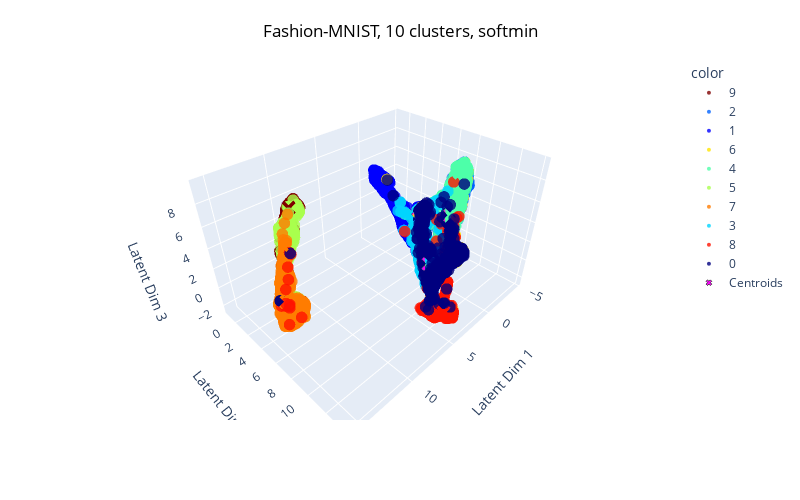

Write notebook code for a chart like this one.
### Code cell
centroids = centroids_softmin.cpu().detach().numpy()

umap = UMAP(n_components=3)
encoded = umap.fit_transform(encoded)
centroids = umap.transform(centroids)

labels_dict = {i: str(i) for i in range(10)}
cmap = plt.get_cmap('jet', 10)
color_map = {str(i): f'rgb({int(r*255)}, {int(g*255)}, {int(b*255)})' 
             for i, (r, g, b, _) in enumerate(cmap(np.linspace(0, 1, 10)))}

fig = plot_3PC(encoded, tgt, centroids, labels_dict, color_map, title='Fashion-MNIST, 10 clusters, softmin')
fig.show()

### Figure 1 — Plotly figure (JSON) as saved in the notebook; plotly's stock layout.template omitted (floating-point values rounded to 4 significant figures; data arrays with more than 128 entries replaced by an {"elided": "..."} marker saying what was removed)
{"data": [{"hovertemplate": "color=9<br>x=%{x}<br>y=%{y}<br>z=%{z}<extra></extra>", "legendgroup": "9", "marker": {"color": "rgb(127, 0, 0)", "opacity": 0.8, "size": 4, "symbol": "circle"}, "mode": "markers", "name": "9", "scene": "scene", "showlegend": true, "type": "scatter3d", "x": {"elided": "1000 float values"}, "y": {"elided": "1000 float values"}, "z": {"elided": "1000 float values"}}, {"hovertemplate": "color=2<br>x=%{x}<br>y=%{y}<br>z=%{z}<extra></extra>", "legendgroup": "2", "marker": {"color": "rgb(0, 99, 255)", "opacity": 0.8, "size": 4, "symbol": "circle"}, "mode": "markers", "name": "2", "scene": "scene", "showlegend": true, "type": "scatter3d", "x": {"elided": "1000 float values"}, "y": {"elided": "1000 float values"}, "z": {"elided": "1000 float values"}}, {"hovertemplate": "color=1<br>x=%{x}<br>y=%{y}<br>z=%{z}<extra></extra>", "legendgroup": "1", "marker": {"color": "rgb(0, 0, 255)", "opacity": 0.8, "size": 4, "symbol": "circle"}, "mode": "markers", "name": "1", "scene": "scene", "showlegend": true, "type": "scatter3d", "x": {"elided": "1000 float values"}, "y": {"elided": "1000 float values"}, "z": {"elided": "1000 float values"}}, {"hovertemplate": "color=6<br>x=%{x}<br>y=%{y}<br>z=%{z}<extra></extra>", "legendgroup": "6", "marker": {"color": "rgb(255, 229, 0)", "opacity": 0.8, "size": 4, "symbol": "circle"}, "mode": "markers", "name": "6", "scene": "scene", "showlegend": true, "type": "scatter3d", "x": {"elided": "1000 float values"}, "y": {"elided": "1000 float values"}, "z": {"elided": "1000 float values"}}, {"hovertemplate": "color=4<br>x=%{x}<br>y=%{y}<br>z=%{z}<extra></extra>", "legendgroup": "4", "marker": {"color": "rgb(77, 255, 169)", "opacity": 0.8, "size": 4, "symbol": "circle"}, "mode": "markers", "name": "4", "scene": "scene", "showlegend": true, "type": "scatter3d", "x": {"elided": "1000 float values"}, "y": {"elided": "1000 float values"}, "z": {"elided": "1000 float values"}}, {"hovertemplate": "color=5<br>x=%{x}<br>y=%{y}<br>z=%{z}<extra></extra>", "legendgroup": "5", "marker": {"color": "rgb(169, 255, 77)", "opacity": 0.8, "size": 4, "symbol": "circle"}, "mode": "markers", "name": "5", "scene": "scene", "showlegend": true, "type": "scatter3d", "x": {"elided": "1000 float values"}, "y": {"elided": "1000 float values"}, "z": {"elided": "1000 float values"}}, {"hovertemplate": "color=7<br>x=%{x}<br>y=%{y}<br>z=%{z}<extra></extra>", "legendgroup": "7", "marker": {"color": "rgb(255, 124, 0)", "opacity": 0.8, "size": 4, "symbol": "circle"}, "mode": "markers", "name": "7", "scene": "scene", "showlegend": true, "type": "scatter3d", "x": {"elided": "1000 float values"}, "y": {"elided": "1000 float values"}, "z": {"elided": "1000 float values"}}, {"hovertemplate": "color=3<br>x=%{x}<br>y=%{y}<br>z=%{z}<extra></extra>", "legendgroup": "3", "marker": {"color": "rgb(0, 212, 255)", "opacity": 0.8, "size": 4, "symbol": "circle"}, "mode": "markers", "name": "3", "scene": "scene", "showlegend": true, "type": "scatter3d", "x": {"elided": "1000 float values"}, "y": {"elided": "1000 float values"}, "z": {"elided": "1000 float values"}}, {"hovertemplate": "color=8<br>x=%{x}<br>y=%{y}<br>z=%{z}<extra></extra>", "legendgroup": "8", "marker": {"color": "rgb(255, 19, 0)", "opacity": 0.8, "size": 4, "symbol": "circle"}, "mode": "markers", "name": "8", "scene": "scene", "showlegend": true, "type": "scatter3d", "x": {"elided": "1000 float values"}, "y": {"elided": "1000 float values"}, "z": {"elided": "1000 float values"}}, {"hovertemplate": "color=0<br>x=%{x}<br>y=%{y}<br>z=%{z}<extra></extra>", "legendgroup": "0", "marker": {"color": "rgb(0, 0, 127)", "opacity": 0.8, "size": 4, "symbol": "circle"}, "mode": "markers", "name": "0", "scene": "scene", "showlegend": true, "type": "scatter3d", "x": {"elided": "1000 float values"}, "y": {"elided": "1000 float values"}, "z": {"elided": "1000 float values"}}, {"marker": {"color": "rgb(255,0,255)", "line": {"width": 1}, "size": 5, "symbol": "x"}, "mode": "markers", "name": "Centroids", "showlegend": true, "type": "scatter3d", "x": [4.88, 1.084, 12.0, 0.2791, -1.323, -0.4897, 13.88, -0.9006, -3.894, 14.45], "y": [13.07, 8.405, 4.148, 9.574, 0.4537, 9.519, 5.706, 5.303, 8.034, 6.164], "z": [-0.4051, -0.2587, 8.422, 5.014, 3.565, 8.617, 7.007, 2.223, -2.144, 2.52]}], "layout": {"height": 500, "legend": {"title": {"text": "color"}, "tracegroupgap": 0}, "margin": {"t": 60}, "scene": {"domain": {"x": [0, 1], "y": [0, 1]}, "xaxis": {"title": {"text": "Latent Dim 1"}}, "yaxis": {"title": {"text": "Latent Dim 2"}}, "zaxis": {"title": {"text": "Latent Dim 3"}}}, "title": {"font": {"color": "black"}, "text": "Fashion-MNIST, 10 clusters, softmin", "x": 0.5, "xanchor": "center", "y": 0.95, "yanchor": "top"}, "width": 800}}
